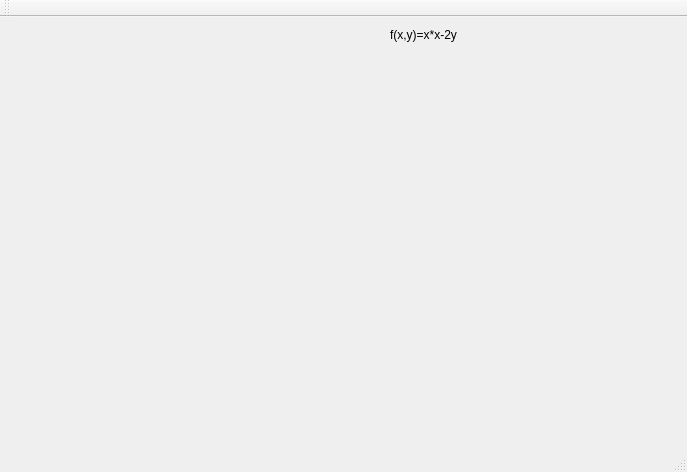
<?xml version="1.0" encoding="UTF-8"?>
<ui version="4.0">
 <class>MainWindow</class>
 <widget class="QMainWindow" name="MainWindow">
  <property name="geometry">
   <rect>
    <x>0</x>
    <y>0</y>
    <width>687</width>
    <height>472</height>
   </rect>
  </property>
  <property name="windowTitle">
   <string>MainWindow</string>
  </property>
  <widget class="QWidget" name="centralWidget">
   <widget class="QCustomPlot" name="widget" native="true">
    <property name="geometry">
     <rect>
      <x>30</x>
      <y>40</y>
      <width>581</width>
      <height>361</height>
     </rect>
    </property>
   </widget>
   <widget class="QLabel" name="label">
    <property name="geometry">
     <rect>
      <x>390</x>
      <y>10</y>
      <width>81</width>
      <height>16</height>
     </rect>
    </property>
    <property name="text">
     <string>f(x,y)=x*x-2y</string>
    </property>
   </widget>
  </widget>
  <widget class="QMenuBar" name="menuBar">
   <property name="geometry">
    <rect>
     <x>0</x>
     <y>0</y>
     <width>687</width>
     <height>21</height>
    </rect>
   </property>
  </widget>
  <widget class="QToolBar" name="mainToolBar">
   <attribute name="toolBarArea">
    <enum>TopToolBarArea</enum>
   </attribute>
   <attribute name="toolBarBreak">
    <bool>false</bool>
   </attribute>
  </widget>
  <widget class="QStatusBar" name="statusBar"/>
 </widget>
 <layoutdefault spacing="6" margin="11"/>
 <customwidgets>
  <customwidget>
   <class>QCustomPlot</class>
   <extends>QWidget</extends>
   <header>qcustomplot.h</header>
   <container>1</container>
  </customwidget>
 </customwidgets>
 <resources/>
 <connections/>
</ui>
